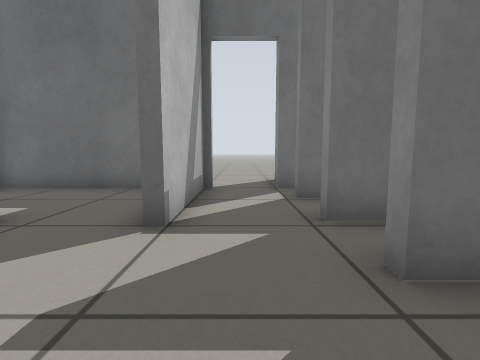
view 1 (above)

15 first-person views from a walk through a robot-simulator world made for Gazebo. The camera is 0.5 m above the floor, tilts 6° down and sees 85° across. The floor is counted in squares, 0.5 m on a side. Each view is taken from the middle of a square. On the plan, view 1 faces up. The plan holds only what a view shows up to about 11 squares ahead; the rest is blank.

view 2
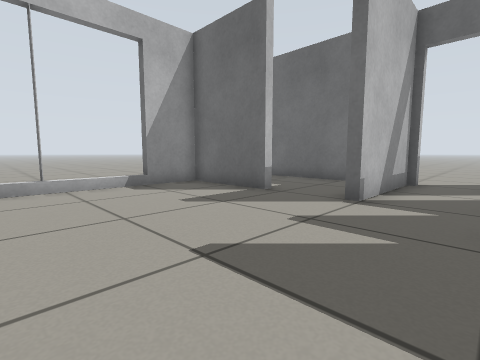

view 3
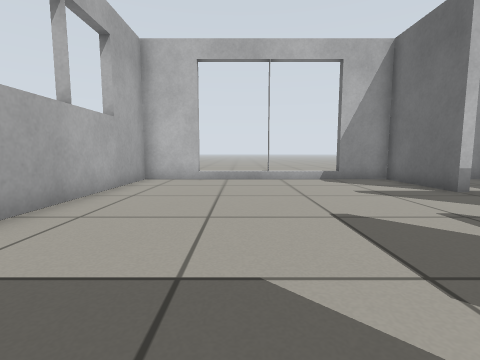

view 4
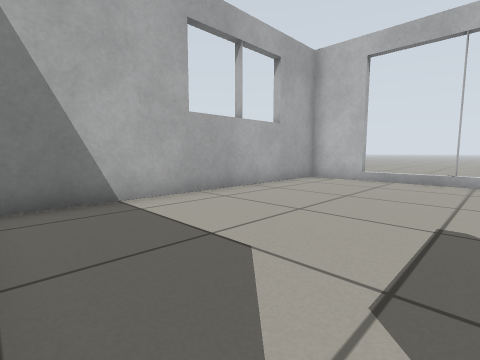

view 5
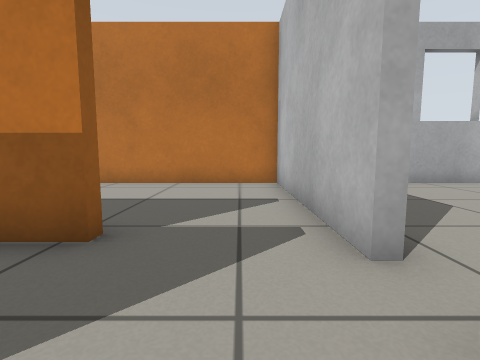

view 6
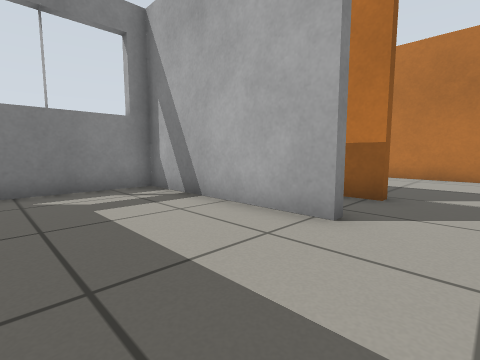

view 7
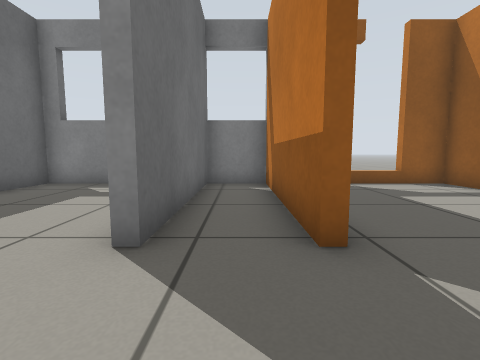

view 8
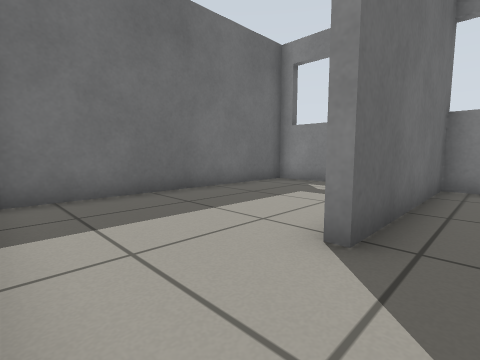

view 9
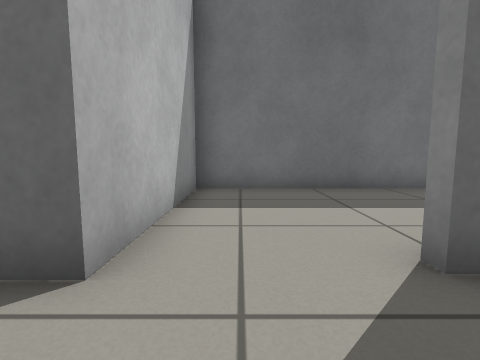

view 10
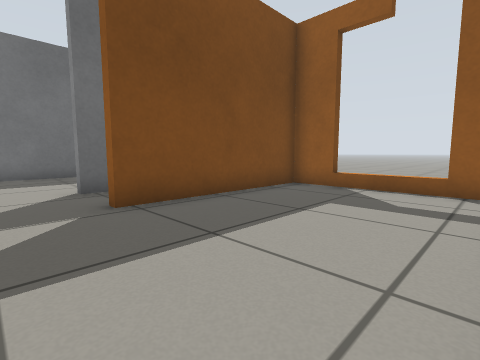

view 11
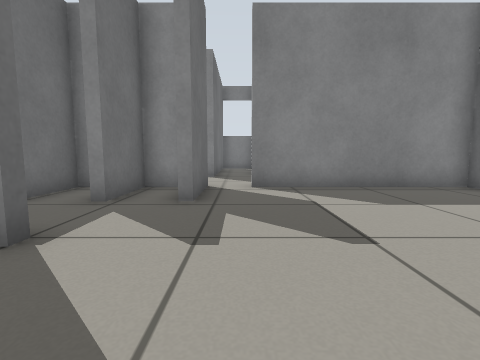

view 12
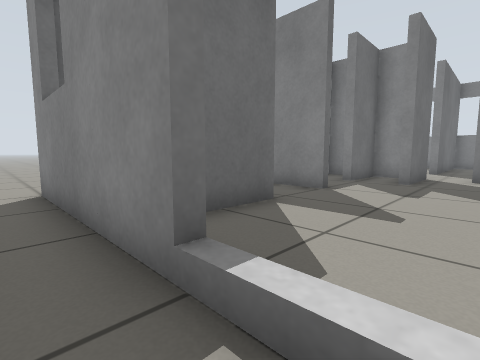

view 13
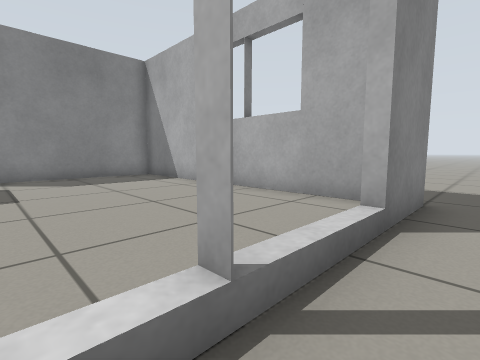

view 14
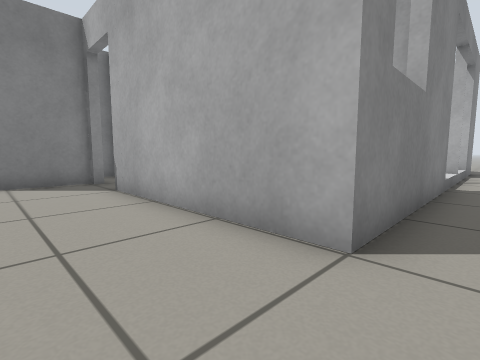

view 15
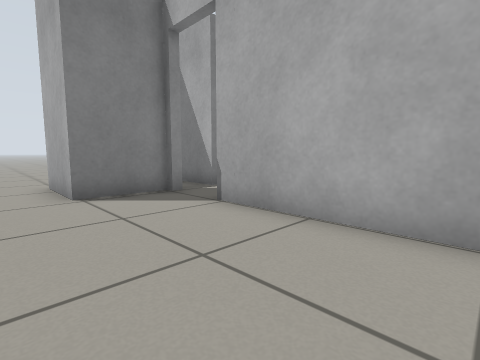

### Floor plan
Points are (right, up) in squares from view 1. A wall is a line through its corners. A room is listed if a view was taken in it or the views show most of it. See-through windows are left out.
Room 1 (views 1, 2, 3, 4, 7, 8, 11, 12, 13)
walls: (-6.6, -0.9) (-7.1, -0.9) (-6.6, -0.9); (-6.7, -0.5) (-6.7, -1.5); (-3.5, 3.5) (-6.7, 3.5) (-6.7, 1.7) (-7, 1.7) (-7, 7.5); (-7, -3.5) (-6.7, -3.5) (-6.7, -5.5) (3.5, -5.5) (3.5, 0.7) (3.8, 0.7); (-1, 4.6) (-1, 3.4); (3.8, 2.1) (1.3, 2.1) (1.3, 2.4); (3.5, 2.7) (3.5, 3.7) (1.3, 3.7) (1.3, 4.1)
ways out: opening at (4, 1) to room 3; opening at (-8, 8) to room 5; opening at (-2.5, 4) to room 6; opening at (0.5, 4) to room 7; opening at (-8, -4)
Room 2 (views 5, 6)
walls: (6.6, 2.4) (12.4, 2.4) (12.4, 7.2) (3.8, 7.2) (3.8, 2.1)
ways out: opening at (5.5, 2) to room 3
Room 3 (view 9)
walls: (6.7, -0.1) (6.7, 0.2) (12.4, 0.2) (12.4, 2.1); (3.8, 0.7) (3.8, -0.5); (12.7, 2.1) (6.6, 2.1)
ways out: opening at (4, 1) to room 1; opening at (5.5, 2) to room 2; opening at (5.5, 0) to room 4
Room 4 (view 10)
walls: (3.8, -0.5) (3.8, -5.5) (12.4, -5.5) (12.4, -0.1) (6.7, -0.1)
ways out: opening at (5.5, 0) to room 3; gap at (12, -4)
Room 5 (views 14, 15)
walls: (1.3, 7.4) (1.3, 9.7) (3.9, 9.7); (-7, 7.5) (-0.7, 7.5)
ways out: opening at (-8, 8) to room 1; open door at (0.5, 7) to room 7; opening at (5, 10.5)
Room 6 (no view inside)
walls: (-3.5, 3.9) (-3.5, 3.5); (-2.6, 7.2) (-6.7, 7.2); (-1.3, 3.4) (-1.3, 5.2)
ways out: opening at (-2.5, 4) to room 1
Room 7 (no view inside)
walls: (1.2, 6) (3, 6); (1.6, 7.2) (1, 7.2); (3.5, 5.2) (3.5, 5.7) (1.2, 5.7); (-1, 7.2) (-1, 4.6)
ways out: opening at (0.5, 4) to room 1; open door at (0.5, 7) to room 5

Positions as (right, up) in squares from view 1, and headings:
1: (0, 0), facing up
2: (1, -2), facing up-left
3: (3, -2), facing left
4: (3, 0), facing down-left
5: (5, 3), facing down
6: (5, 6), facing down-right
7: (4, 1), facing right
8: (4, 1), facing up-right
9: (5, 0), facing up
10: (5, -5), facing up-right
11: (-4, 1), facing right
12: (-8, 0), facing up-right
13: (-8, 0), facing down-right
14: (-8, 10), facing down-right
15: (-5, 11), facing down-right
